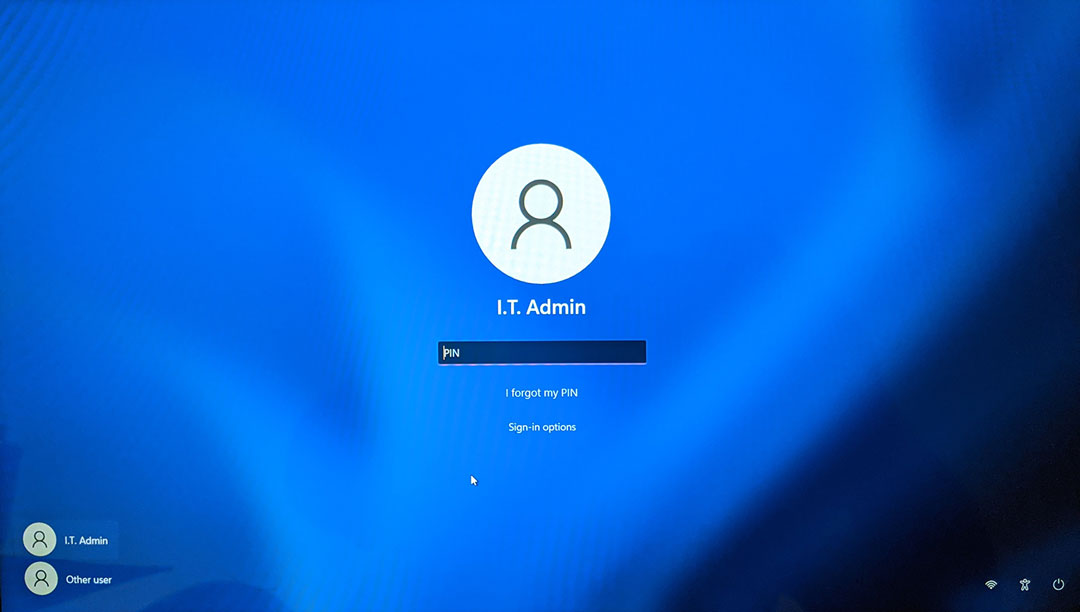
#> input picture img/test.png, 1080 x 612 px
$ python image.py
#> lines starting #> are read from the running program, lines starting #| are printed output that depends on the picture
from PIL import Image
import struct

file_in = "test.png"
file_bin = "../image.bin"

# Abrir la imagen
img = Image.open(file_in)
#> img is the input picture: PIL image 1080x612 RGBA; mean R, G, B, A 7.6, 96.4, 206.2, 255


if len(img.split()) == 4:
    r, g, b, a = img.split()
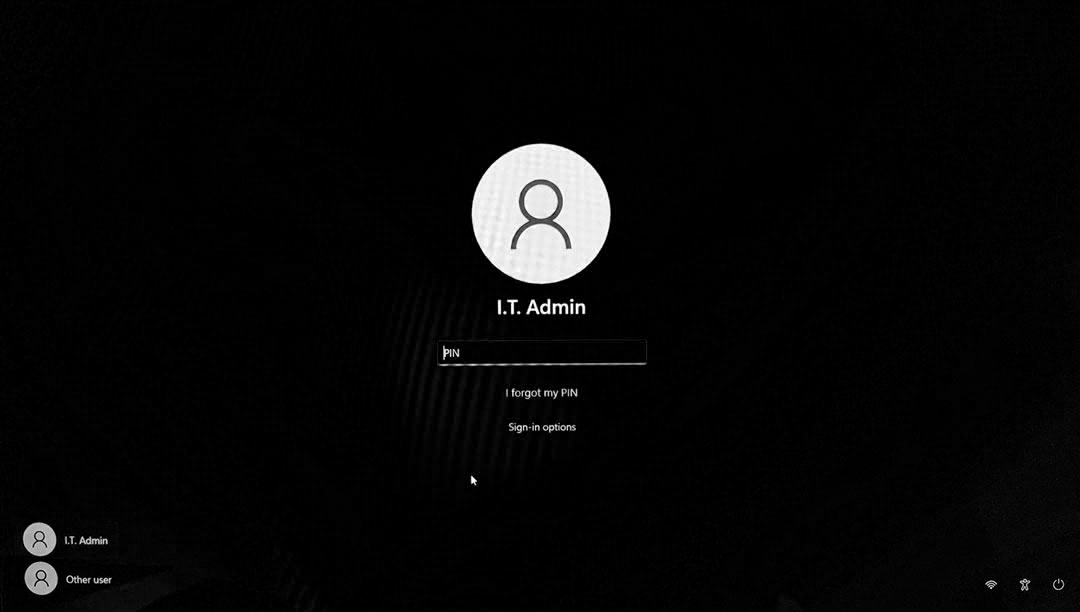
#> r: PIL image 1080x612 L; min 0, max 255, mean 7.6
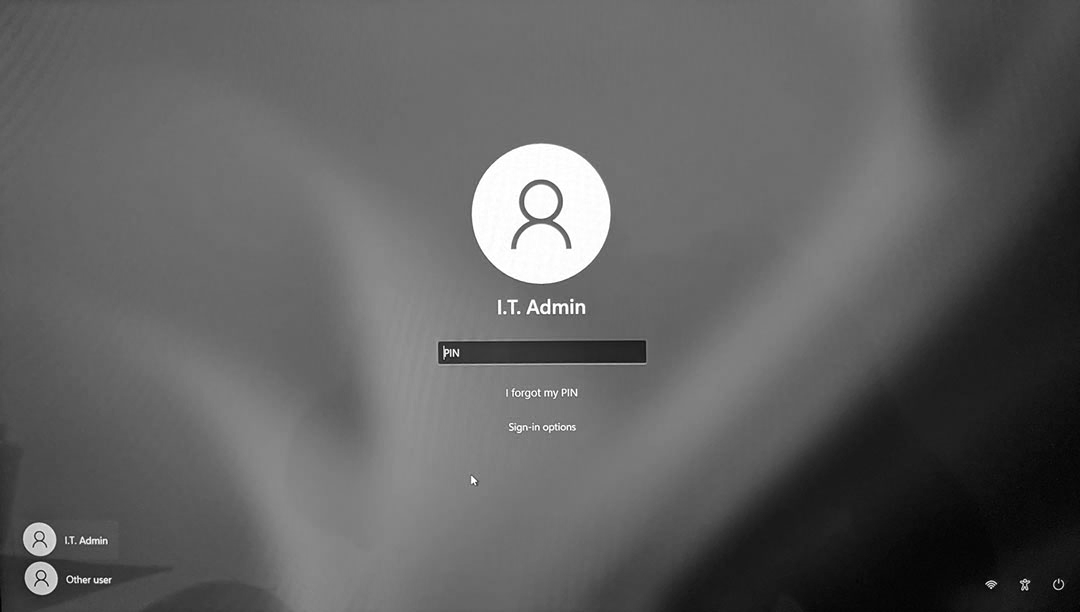
#> g: PIL image 1080x612 L; min 0, max 255, mean 96.4
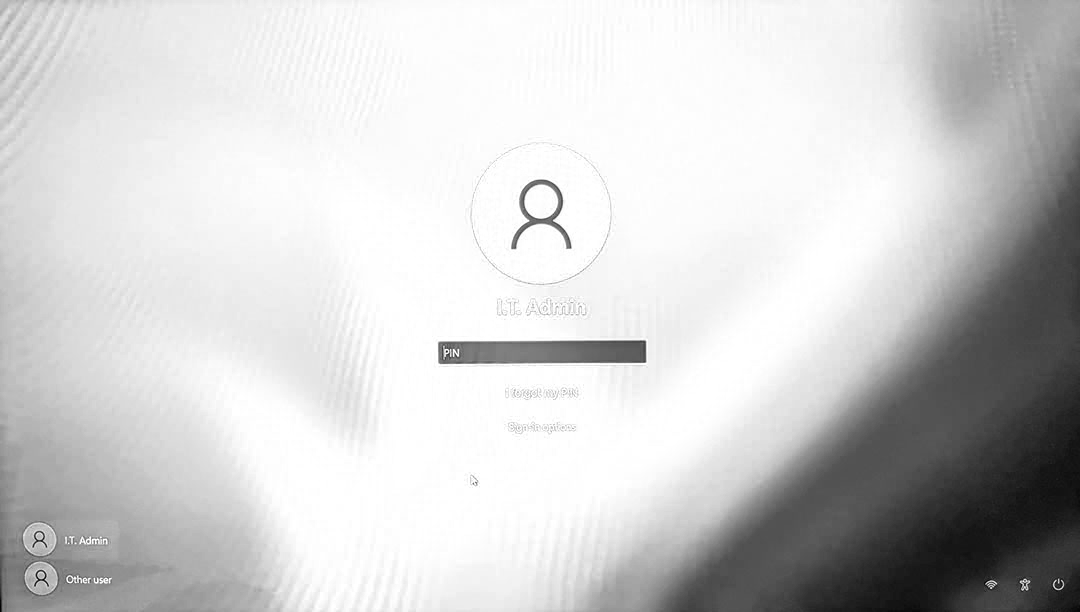
#> b: PIL image 1080x612 L; min 0, max 255, mean 206.2
#> a: PIL image 1080x612 L; every value is 255
    img = Image.merge("RGB", (r, g, b))
#> img: PIL image 1080x612 RGB


pixels = img.tobytes()
with open(file_bin, "wb") as f:
    f.write(pixels)
